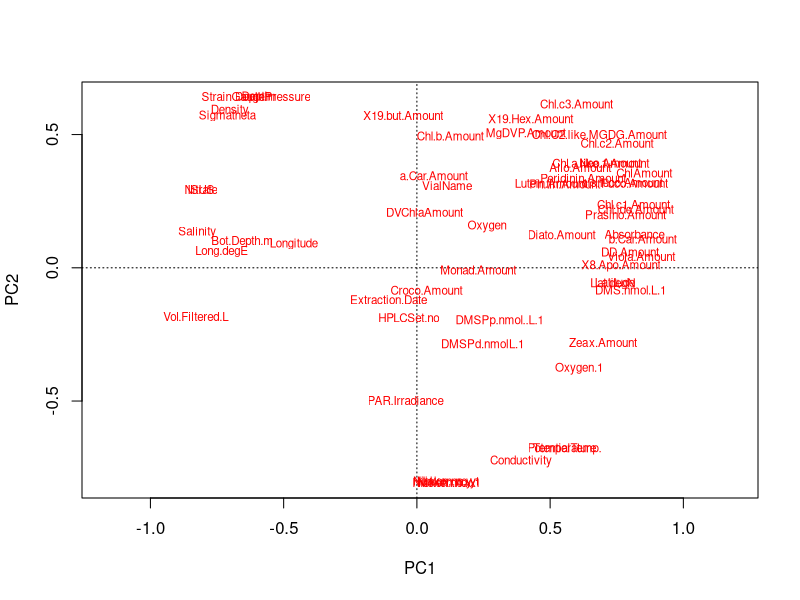
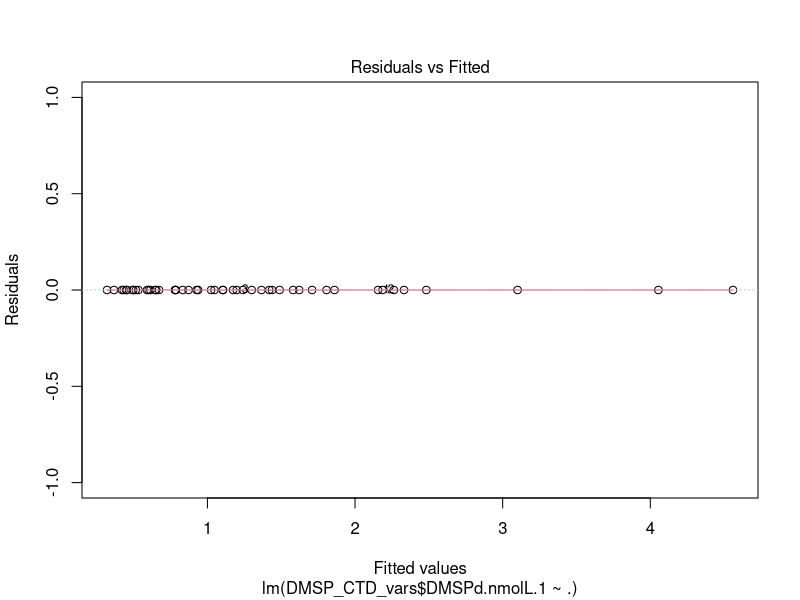

Write the R code that produced these figures, in order. (Note: this script raises an error after producing the figures.)
## ---- chunk 1
library(vegan)
## ---- chunk 2
setwd("/Users/SKate_Shore/quant_methods/Quant-Methods-Project.git/Data")
DMSP_June = read.csv("SAV15 Finalized Station DMS-P (Legs 1-3).csv", header = TRUE, fill = TRUE)
CTD_June = read.csv("SAVCTDJUN2015ALLDATA.csv", header = TRUE, fill = TRUE)
Pigs_June = read.csv("SAV JUN 15 Pig Extraction Log COMPLETE.csv", header = TRUE, fill = TRUE)
Silica_June = read.csv("Silica Levels for 2015 Cruises.csv", header = TRUE, fill = TRUE)
## ---- chunk 3
DMSP_June$id = paste(DMSP_June$Station, DMSP_June$Nisken.no, sep='_')
CTD_June$id = paste(CTD_June$Station, CTD_June$Nisken.no, sep='_')
Pigs_June$id = paste(Pigs_June$Station, Pigs_June$Nisken.no, sep='_')
Silica_June$id = paste(Silica_June$Station, Silica_June$Nisken.no, sep='_')
## ---- chunk 4
DMSP_CTD = merge(DMSP_June, CTD_June, by="id", all=FALSE)
DMSP_CTD = merge(DMSP_CTD, Pigs_June, by="id", all=FALSE)
DMSP_CTD = merge(DMSP_CTD, Silica_June, by="id", all=FALSE)
## ---- chunk 5
fields_to_drop = c('id', 'Station', 'Station.x', 'Station.y', 
                   'X19.Hex.like.keto.Amount', 'Bot..Depth.m')
DMSP_CTD_vars = DMSP_CTD[ , !(names(DMSP_CTD) %in% fields_to_drop)]
rows_to_keep = which(apply(DMSP_CTD_vars, 1, function(x) !any(is.na(x))))
DMSP_CTD_vars = DMSP_CTD_vars[rows_to_keep, ]
## ---- chunk 6
pca = rda(scale(DMSP_CTD_vars))
pca
summary(pca)
plot(pca, display='sp', choices = c(1,2))
## ---- chunk 7
ols_DMSPp = lm(DMSP_CTD_vars$DMSPp.nmol..L.1~ . , data = DMSP_CTD_vars)
summary(ols_DMSPp)
# 1 significant variable with p < 0.1, Lutein pigment at p = 0.0739
## ---- chunk 8
ols = lm(DMSP_CTD_vars$DMSPd.nmolL.1~ . , data = DMSP_CTD_vars)
plot(ols)
abline(ols)
abline(h=mean(DMSP_CTD_vars$DMSPd.nmolL.1), col='pink', lwd=2)
legend('topleft', c('OLS fit', 'mean'), col=c('black', 'pink'), lty=1, lwd=c(1,2))
## ---- chunk 9
summary(ols)
install.packages('car') #Not working? Do I need to update my RStudio?
library('car')
Anova(ols, type = 3)
# 1 significant variable (p = 0.0451 for Zeax. pigment)
## ---- chunk 10
ols_DMS = lm(DMSP_CTD_vars$DMS.nmol.L.1~ . , data = DMSP_CTD_vars)
summary(ols_DMS)
#11 variables of at least <.1 significance, 7 of <0.05 significance
